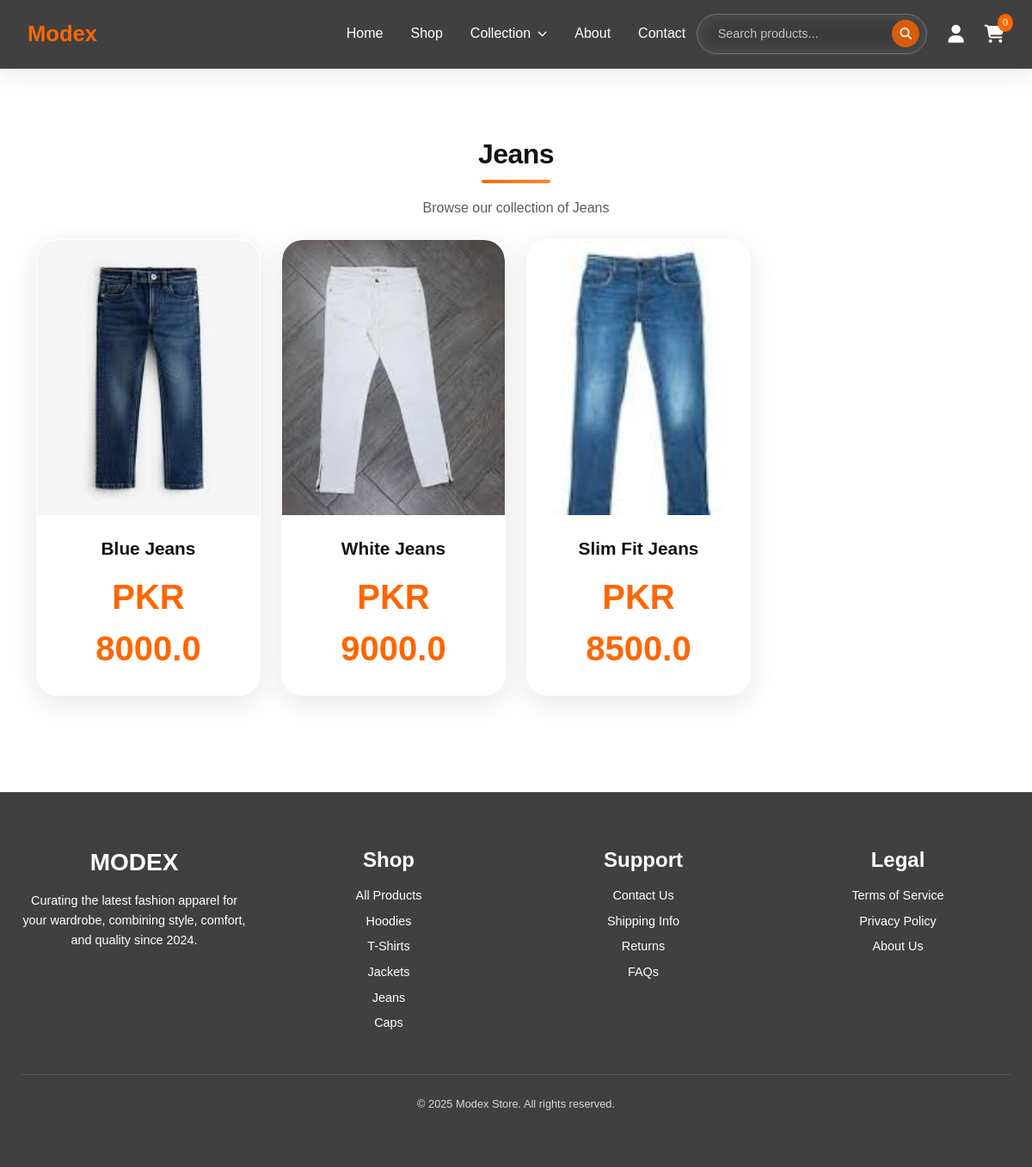
Page /category/Jeans on the committed database.
### models.py (models this page shows)
class Product(db.Model):
    id = db.Column(db.Integer, primary_key=True)
    name = db.Column(db.String(100), nullable=False)
    price = db.Column(db.Float, nullable=False)
    image = db.Column(db.String(200), nullable=False)
    category = db.Column(db.String(50), nullable=False)
    cart_items = db.relationship('CartItem', backref='product', lazy=True)

### app.py (the view)
@app.route('/category/<category_name>')
def category_page(category_name):
    products = Product.query.filter_by(category=category_name).all()
    if not products:
        flash('No products found in this category')
        return redirect(url_for('shop'))
    return render_template('category.html', products=products, category_name=category_name)

### app.py (called while the page is built)
@app.context_processor
def inject_categories():
    try:
        categories = db.session.query(Product.category.distinct()).all()
        categories = [c[0] for c in categories if c[0]]
    except:
        categories = []
    return dict(all_categories=categories)

### templates/category.html (shortened to what this page needs)
{% extends 'base.html' %}
{% block content %}
  <section class="shop">
    <div class="container py-5">
      <h2 class="section-title">{{ category_name }}</h2>
      <p class="text-muted mb-4">Browse our collection of {{ category_name }}</p>
      {% if products %}
      <div class="row g-4">
        {% for product in products %}
        <div class="col-lg-3 col-md-4 col-sm-6">
          <a href="{{ url_for('product_details', product_id=product.id) }}" class="product-link">
            <div class="card product-card-glass">
              <div class="product-image-wrapper">
                <img src="{{ url_for('static', filename='images/' + product.image) }}" alt="{{ product.name }}" class="card-img-top product-image">
              </div>
              <div class="card-body product-info">
                <h5 class="card-title">{{ product.name }}</h5>
                <p class="card-text product-price">PKR {{ product.price }}</p>
              </div>
            </div>
          </a>
        </div>
        {% endfor %}
      </div>
      {% else %}
      <div class="text-center py-5">
        <p class="text-muted">No products found in this category.</p>
        <a href="{{ url_for('shop') }}" class="btn btn-primary">Browse All Products</a>
      </div>
      {% endif %}
    </div>
  </section>
{% endblock %}

### static/css/style.css (style rules this page uses)
* { margin: 0; padding: 0; box-sizing: border-box; }
body { font-family: 'Poppins', sans-serif; background: #fff; color: #111; min-height: 100vh; position: relative; }
.section-title { text-align: center; font-size: 3rem; font-weight: 800; margin-bottom: 2rem; color: #111; letter-spacing: -0.5px; position: relative; }
.section-title::after { content: ''; position: absolute; bottom: -15px; left: 50%; transform: translateX(-50%); width: 80px; height: 4px; background: linear-gradient(135deg, #ff6600 0%, #ff8533 100%); border-radius: 2px; }
.product-card-glass { background: rgba(255, 255, 255, 0.7); backdrop-filter: blur(20px); -webkit-backdrop-filter: blur(20px); border: 1px solid rgba(255, 255, 255, 0.3); border-radius: 25px; overflow: hidden; transition: all 0.4s ease; box-shadow: 0 8px 32px rgba(0, 0, 0, 0.1); position: relative; height: 100%; display: flex; flex-direction: column; }
.product-card-glass::before { content: ''; position: absolute; top: 0; left: -100%; width: 100%; height: 100%; background: linear-gradient(90deg, transparent, rgba(255, 102, 0, 0.1), transparent); transition: left 0.5s; z-index: 1; }
.product-card-glass .card-body { padding: 1.5rem; flex: 1; display: flex; flex-direction: column; justify-content: space-between; position: relative; z-index: 2; }
.product-image-wrapper { position: relative; width: 100%; height: 320px; overflow: hidden; background: rgba(245, 245, 245, 0.5); backdrop-filter: blur(10px); }
.product-image { width: 100%; height: 100%; object-fit: cover; transition: transform 0.5s ease; }
.product-info { text-align: center; position: relative; z-index: 2; }
.product-info .card-title { color: #111; font-size: 1.3rem; font-weight: 700; margin-bottom: 0.75rem; line-height: 1.4; }
.product-info .card-text { margin: 0; }
.product-price { color: #ff6600; font-size: 1.5rem; font-weight: 700; margin: 0; }
.product-link { text-decoration: none; color: inherit; display: block; }
.product-price { font-size: 2.5rem; font-weight: 700; color: #ff6600; }
.shop { padding: 2rem 1rem; background: #fff; text-align: center; }
.shop .section-title { font-size: 2rem; margin-bottom: 2rem; color: #111; }

### rows in the picture
Product: image (picture), name "Blue Jeans", price "8000.0"
Product: image (picture), name "White Jeans", price "9000.0"
Product: image (picture), name "Slim Fit Jeans", price "8500.0"

### other values in the picture
{{ category_name }} "Jeans"
{{ category }} "Hoodies" "T-Shirts" "Jackets" "Jeans" "Caps"
